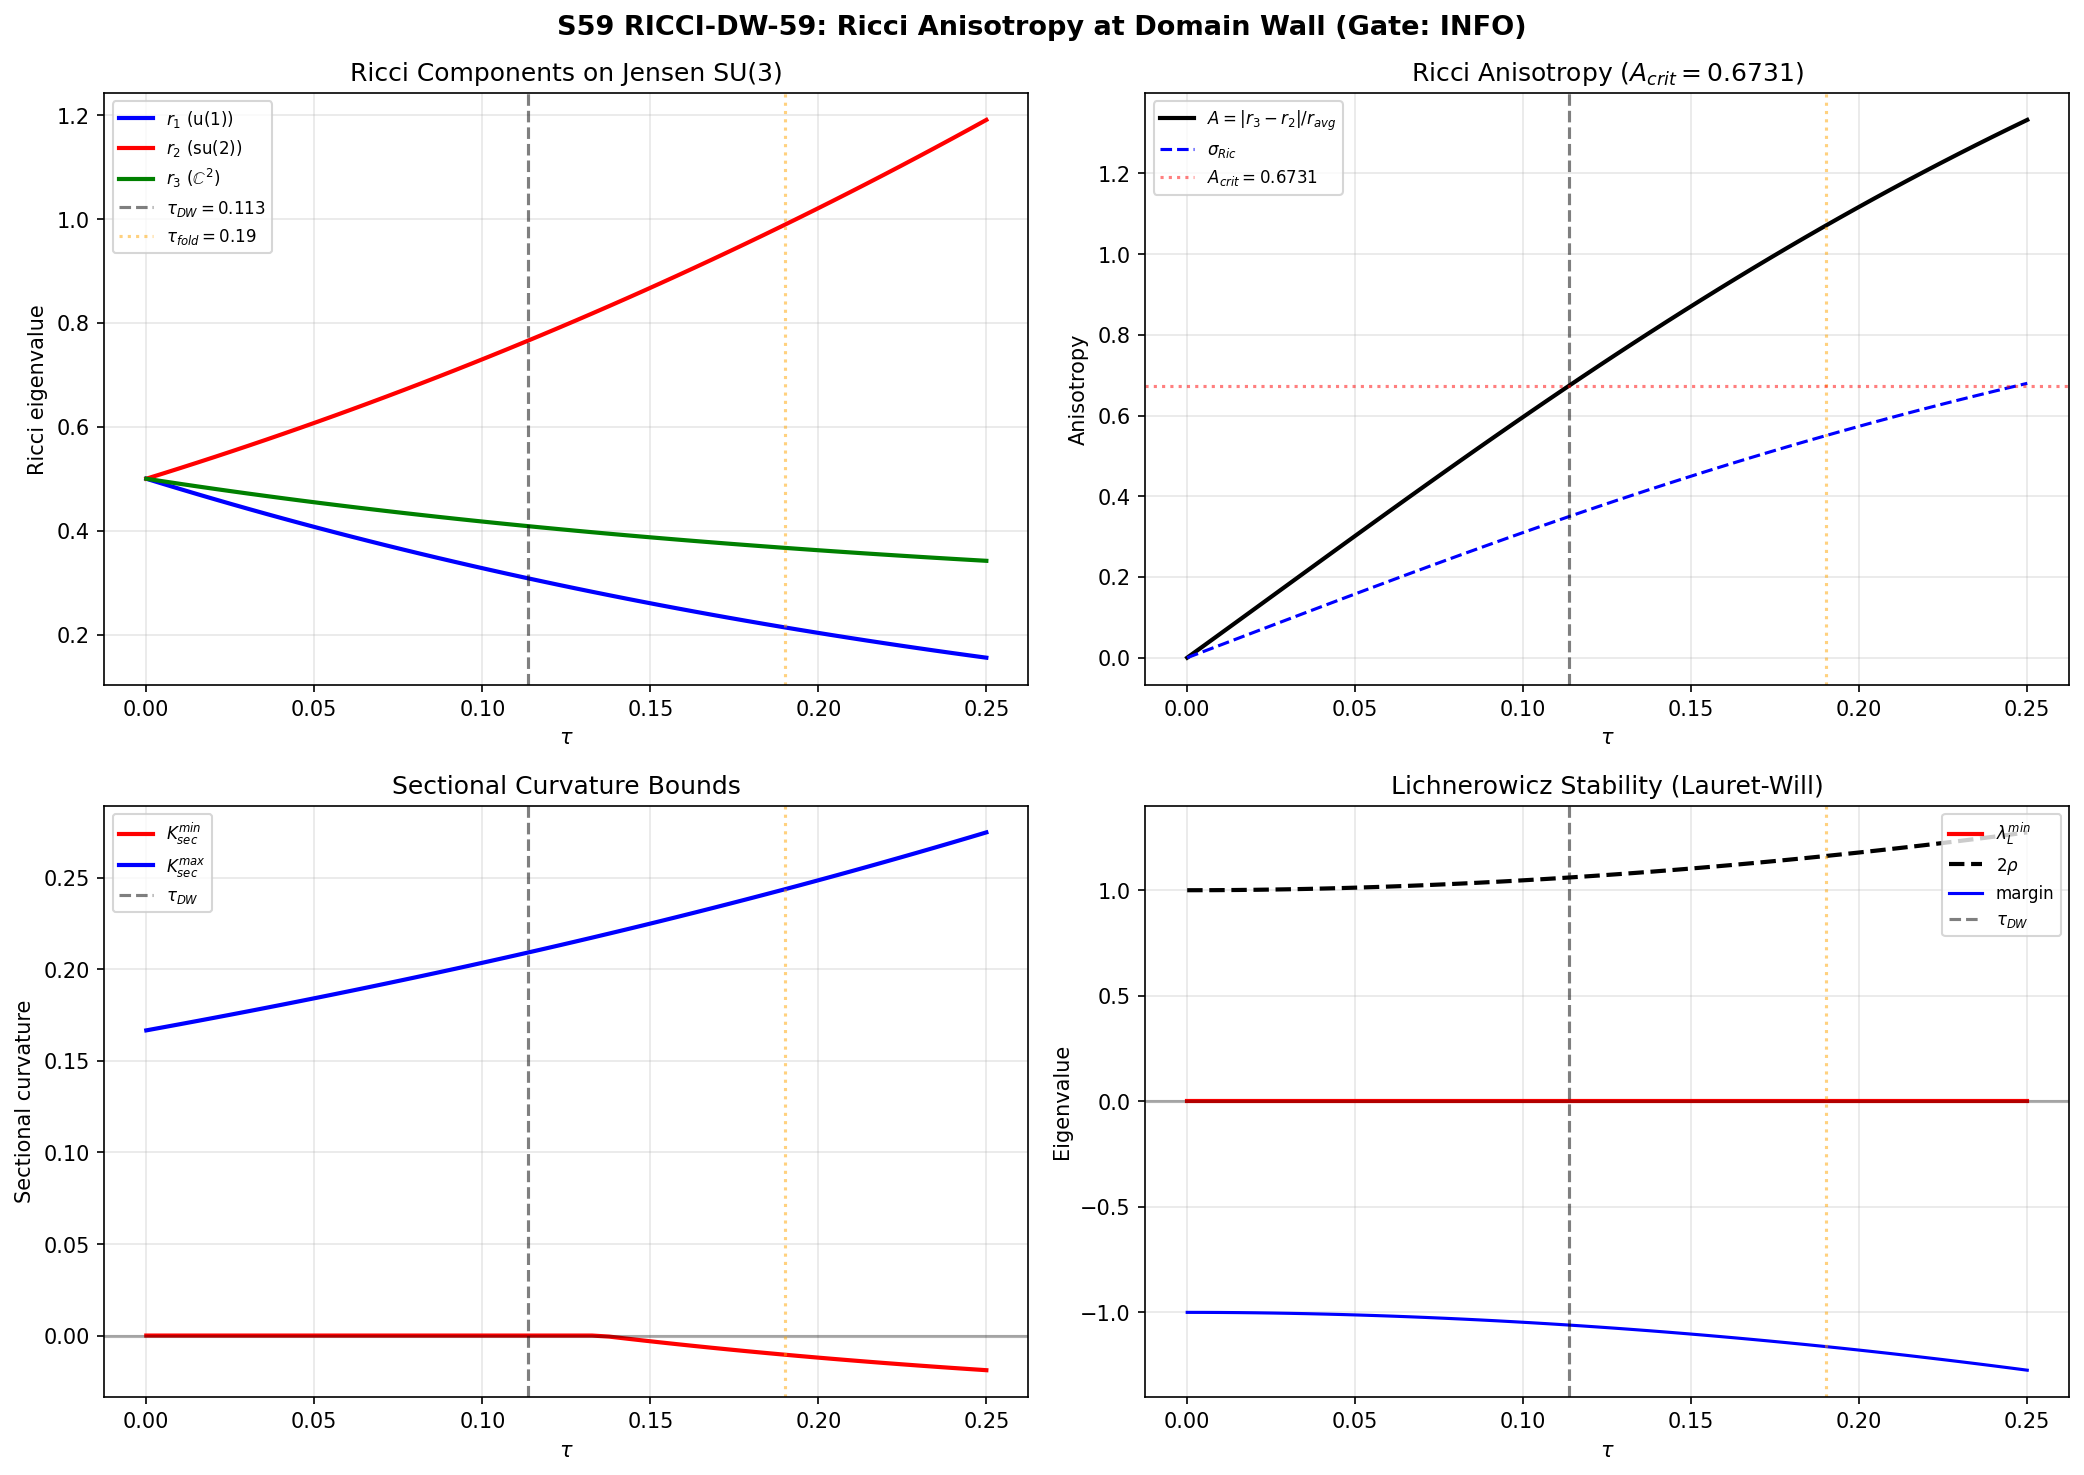

The Python source for this figure:
#!/usr/bin/env python3
"""
S59 — RICCI-DW-59: Ricci Anisotropy at the Domain Wall
========================================================

Gate: RICCI-DW-59
  PASS if A_crit matches Paper 15 (Lauret-Will-Schwahn) stability threshold.
  FAIL if no correspondence. INFO if partial.

Physics:
  The S58 domain wall energy E_DW changes sign at tau ~ 0.114.
  This tests whether the sign change corresponds to a Ricci anisotropy threshold
  on the Jensen-deformed SU(3).

  Jensen metric: g_tau = diag(alpha*e^{2tau}, alpha*e^{-2tau}, alpha*e^{tau}) on (u(1), su(2), C^2).
  Volume-preserving: x1^1 * x2^3 * x3^4 = alpha^8.

  References:
    Paper 28 (Lauret 2021): Jensen metrics on SU(3) are G-unstable
    Paper 29 (Lauret-Will 2021): Explicit Ricci and Lichnerowicz formulas
    Paper 30 (Schwahn 2023): Stability criterion Delta_L > 2E
    Paper 46 (Derdzinski-Gal 2013): Omega eigenvalues {2, 1, -2/3} on SU(3)

Author: Baptista-Spacetime-Analyst (Session 59)
Date: 2026-03-24
"""

import sys
import os
import itertools
sys.path.insert(0, os.path.join(os.path.dirname(os.path.abspath(__file__))))
os.chdir(os.path.dirname(os.path.abspath(__file__)))

import numpy as np
from scipy.optimize import brentq
from scipy.interpolate import interp1d
import matplotlib
matplotlib.use('Agg')
import matplotlib.pyplot as plt

from canonical_constants import tau_fold, g0_diag, PI

# ============================================================================
#  STEP 0: Load S58 domain wall data
# ============================================================================

with open('s59_ricci_dw_log.txt', 'w') as LOG:
    def log(msg):
        LOG.write(msg + '\n')
        LOG.flush()

    log("=" * 72)
    log("  S59 — RICCI-DW-59: Ricci Anisotropy at the Domain Wall")
    log("=" * 72)

    d58 = np.load('s58_off_jensen_dw.npz', allow_pickle=True)
    tau_scan_58 = d58['tau_scan']
    E_DW_tau_geom = d58['E_DW_tau_geom']
    E_DW_tau_arith = d58['E_DW_tau_arith']

    log(f"\n  S58 data loaded: tau range [{tau_scan_58[0]:.4f}, {tau_scan_58[-1]:.4f}], N={len(tau_scan_58)}")

    # Find precise E_DW=0 crossing
    f_edw_geom = interp1d(tau_scan_58, E_DW_tau_geom, kind='cubic')
    f_edw_arith = interp1d(tau_scan_58, E_DW_tau_arith, kind='cubic')

    tau_dw_geom = 0.114  # fallback  # (local)
    for i in range(len(tau_scan_58) - 1):
        if E_DW_tau_geom[i] < 0 and E_DW_tau_geom[i+1] > 0:
            tau_dw_geom = brentq(f_edw_geom, tau_scan_58[i], tau_scan_58[i+1])
            break

    tau_dw_arith = 0.114  # (local)
    for i in range(len(tau_scan_58) - 1):
        if E_DW_tau_arith[i] < 0 and E_DW_tau_arith[i+1] > 0:
            tau_dw_arith = brentq(f_edw_arith, tau_scan_58[i], tau_scan_58[i+1])
            break

    log(f"  E_DW=0 crossing (geom): tau_DW = {tau_dw_geom:.6f}")
    log(f"  E_DW=0 crossing (arith): tau_DW = {tau_dw_arith:.6f}")

    # ============================================================================
    #  STEP 1: SU(3) Structure Constants (vectorized)
    # ============================================================================

    log(f"\n{'='*72}")
    log(f"  STEP 1: SU(3) Structure Constants")
    log(f"{'='*72}")

    d1, d2, d3 = 1, 3, 4
    n_lie = 8
    alpha = g0_diag  # = 3.0

    # Build full antisymmetric structure constant tensor
    f_abc_dict = {
        (1,2,3): 1.0, (1,4,7): 0.5, (1,6,5): 0.5, (2,4,6): 0.5,
        (2,5,7): 0.5, (3,4,5): 0.5, (3,7,6): 0.5,
        (4,5,8): np.sqrt(3)/2, (6,7,8): np.sqrt(3)/2,
    }

    f_full = np.zeros((9, 9, 9))
    for (a, b, c), val in f_abc_dict.items():
        for perm in itertools.permutations([a, b, c]):
            inv = sum(1 for ii in range(3) for jj in range(ii+1, 3) if perm[ii] > perm[jj])
            f_full[perm[0], perm[1], perm[2]] = (-1)**inv * val

    # Group mapping: Lie index (1-8) -> group (0=u1, 1=su2, 2=C2)
    grp_map = np.array([1, 1, 1, 2, 2, 2, 2, 0])  # indices 0-7 -> groups

    # Precompute bracket_sq[i,j,k] = sum_{a in m_i, b in m_j, c in m_k} f_{abc}^2
    groups = [[8], [1,2,3], [4,5,6,7]]
    bracket_sq = np.zeros((3, 3, 3))
    for i in range(3):
        for j in range(3):
            for k in range(3):
                total = 0.0  # (local)
                for a in groups[i]:
                    for b in groups[j]:
                        for c in groups[k]:
                            total += f_full[a, b, c]**2
                bracket_sq[i, j, k] = total

    group_names = ['u(1)', 'su(2)', 'C^2']
    for i in range(3):
        for j in range(3):
            for k in range(3):
                if bracket_sq[i, j, k] > 1e-15:
                    log(f"    [{group_names[i]},{group_names[j]},{group_names[k]}] = {bracket_sq[i,j,k]:.6f}")

    # ============================================================================
    #  STEP 2: Vectorized Ricci and Sectional Curvature
    # ============================================================================

    log(f"\n{'='*72}")
    log(f"  STEP 2: Ricci Tensor (vectorized)")
    log(f"{'='*72}")

    # Extract nonzero structure constants for efficient computation
    # f_full[a,b,c] with 1-indexed a,b,c. We need 0-indexed for arrays.
    nz_indices = []
    nz_values = []
    for a in range(1, 9):
        for b in range(a+1, 9):  # antisymmetric: only a < b needed
            for c in range(1, 9):
                if abs(f_full[a, b, c]) > 1e-15:
                    nz_indices.append((a-1, b-1, c-1))  # 0-indexed
                    nz_values.append(f_full[a, b, c])

    nz_indices = np.array(nz_indices)
    nz_values = np.array(nz_values)
    log(f"  Non-zero structure constants (a<b): {len(nz_values)}")

    def jensen_metric(tau):
        return alpha * np.exp(2*tau), alpha * np.exp(-2*tau), alpha * np.exp(tau)

    def compute_ricci_and_sectional(tau):
        """
        Compute Ricci eigenvalues and sectional curvature bounds at given tau.
        Uses precomputed structure constants with vectorized Levi-Civita connection.
        """
        x1, x2, x3 = jensen_metric(tau)
        x_vals = np.array([x1, x2, x3])
        n = 8

        # Scale factors per Lie algebra direction (0-indexed)
        x_per_dir = x_vals[grp_map]  # shape (8,)

        # Build gamma^k_{ij} = f_{ijk} * sqrt(2*x_k / (x_i * x_j))
        # For efficiency, build via nonzero entries only
        gamma = np.zeros((n, n, n))

        for idx in range(len(nz_values)):
            a, b, c = nz_indices[idx]
            f_val = nz_values[idx]
            xa, xb, xc = x_per_dir[a], x_per_dir[b], x_per_dir[c]

            # gamma[c, a, b] from [e_a, e_b] = gamma^c_{ab} e_c
            factor_c = f_val * np.sqrt(2.0 * xc / (xa * xb))
            gamma[c, a, b] = factor_c
            gamma[c, b, a] = -factor_c  # antisymmetry in (a,b)

            # Also the terms gamma[a, b, c] and gamma[b, a, c] from permutations
            # f_full is fully antisymmetric, so [b,c] -> f_{bca} = f_{abc} * sgn(bca)
            # But f_full already handles all permutations. We need to fill gamma for
            # ALL index triples, not just those with a < b.

        # Actually, rebuild gamma directly from full f_full (cleaner)
        gamma = np.zeros((n, n, n))
        for i in range(n):
            for j in range(n):
                for c in range(n):
                    fv = f_full[i+1, j+1, c+1]
                    if abs(fv) > 1e-15:
                        gamma[c, i, j] = fv * np.sqrt(2.0 * x_per_dir[c] / (x_per_dir[i] * x_per_dir[j]))

        # Levi-Civita connection: Gamma^k_{ij} = 0.5*(gamma[k,i,j] - gamma[i,j,k] + gamma[j,k,i])
        # Vectorized using numpy einsum-style
        Gamma = 0.5 * (gamma - np.transpose(gamma, (1, 2, 0)) + np.transpose(gamma, (2, 0, 1)))

        # Ricci: Ric(e_a, e_a) = sum_c <R(e_c, e_a)e_a, e_c>
        # R^c_{a,c,a}: R(e_c, e_a)e_a component c
        # = sum_m [Gamma^m_{a,a} Gamma^c_{c,m} - Gamma^m_{c,a} Gamma^c_{a,m}
        #          - gamma^m_{c,a} Gamma^c_{m,a}]
        #
        # Vectorized:
        # Term1: sum_c sum_m Gamma[m,a,a]*Gamma[c,c,m] = sum_m Gamma[m,a,a] * sum_c Gamma[c,c,m]
        #       = Gamma[:,a,a] . (sum_c Gamma[c,c,:])
        # Let trace_Gamma[m] = sum_c Gamma[c,c,m]
        trace_Gamma = np.einsum('ccm->m', Gamma)

        Ric_diag = np.zeros(n)
        for a in range(n):
            # Term 1: sum_{c,m} Gamma[m,a,a]*Gamma[c,c,m]
            t1 = np.dot(Gamma[:, a, a], trace_Gamma)

            # Term 2: -sum_{c,m} Gamma[m,c,a]*Gamma[c,a,m]
            # = -sum_c (Gamma[:,c,a] . Gamma[c,a,:])
            t2 = 0.0
            for c in range(n):
                t2 -= np.dot(Gamma[:, c, a], Gamma[c, a, :])

            # Term 3: -sum_{c,m} gamma[m,c,a]*Gamma[c,m,a]
            # = -sum_c (gamma[:,c,a] . Gamma[c,:,a])
            t3 = 0.0
            for c in range(n):
                t3 -= np.dot(gamma[:, c, a], Gamma[c, :, a])

            Ric_diag[a] = t1 + t2 + t3

        r1 = Ric_diag[7]  # u(1)
        r2 = np.mean(Ric_diag[0:3])  # su(2)
        r3 = np.mean(Ric_diag[3:7])  # C^2

        # Scalar curvature
        R_scalar = np.sum(Ric_diag)

        # Sectional curvatures: K(e_a, e_b) for all pairs
        # K(e_a, e_b) = sum_m [Gamma[m,b,b]*Gamma[a,a,m] - Gamma[m,a,b]*Gamma[a,b,m]
        #               - gamma[m,a,b]*Gamma[a,m,b]]
        sec_vals = []
        for a in range(n):
            for b in range(a+1, n):
                K = 0.0
                for m in range(n):
                    K += Gamma[m, b, b] * Gamma[a, a, m]
                    K -= Gamma[m, a, b] * Gamma[a, b, m]
                    K -= gamma[m, a, b] * Gamma[a, m, b]
                sec_vals.append(K)

        sec_vals = np.array(sec_vals)
        sec_min = np.min(sec_vals)
        sec_max = np.max(sec_vals)
        n_neg = np.sum(sec_vals < -1e-14)

        return r1, r2, r3, R_scalar, sec_min, sec_max, n_neg, Ric_diag

    # Validation at tau=0
    r1_0, r2_0, r3_0, R0, smin0, smax0, nneg0, rd0 = compute_ricci_and_sectional(0.0)
    expected = 3.0 / (2.0 * alpha)
    log(f"\n  Validation at tau=0:")
    log(f"  r1={r1_0:.8f}, r2={r2_0:.8f}, r3={r3_0:.8f}")
    log(f"  Expected: {expected:.8f}")
    log(f"  R_scalar = {R0:.6f}, expected 12/alpha = {12.0/alpha:.6f}")
    log(f"  sec_min={smin0:.8f}, sec_max={smax0:.8f}, n_neg={nneg0}")
    log(f"  Anisotropy at tau=0: {abs(r3_0 - r2_0)/np.mean([r1_0,r2_0,r3_0]):.2e}")

    # ============================================================================
    #  STEP 3: Full tau scan
    # ============================================================================

    log(f"\n{'='*72}")
    log(f"  STEP 3: Full tau scan [0, 0.25], N=50")
    log(f"{'='*72}")

    N_tau = 50  # (local)
    tau_vals = np.linspace(0, 0.25, N_tau)

    r1_arr = np.zeros(N_tau)
    r2_arr = np.zeros(N_tau)
    r3_arr = np.zeros(N_tau)
    R_arr = np.zeros(N_tau)
    sec_min_arr = np.zeros(N_tau)
    sec_max_arr = np.zeros(N_tau)
    n_neg_arr = np.zeros(N_tau, dtype=int)

    for idx, tau in enumerate(tau_vals):
        r1, r2, r3, R, smin, smax, nneg, _ = compute_ricci_and_sectional(tau)
        r1_arr[idx] = r1
        r2_arr[idx] = r2
        r3_arr[idx] = r3
        R_arr[idx] = R
        sec_min_arr[idx] = smin
        sec_max_arr[idx] = smax
        n_neg_arr[idx] = nneg

        if idx % 10 == 0:
            log(f"  tau={tau:.4f}: r1={r1:.6f}, r2={r2:.6f}, r3={r3:.6f}, R={R:.4f}, smin={smin:.6f}")

    # ============================================================================
    #  STEP 4: Anisotropy
    # ============================================================================

    log(f"\n{'='*72}")
    log(f"  STEP 4: Anisotropy and Domain Wall")
    log(f"{'='*72}")

    r_avg = (d1 * r1_arr + d2 * r2_arr + d3 * r3_arr) / (d1 + d2 + d3)
    A_aniso = np.abs(r3_arr - r2_arr) / np.abs(r_avg)
    sigma_ric = np.sqrt(d1*(r1_arr - r_avg)**2 + d2*(r2_arr - r_avg)**2 + d3*(r3_arr - r_avg)**2) / (np.sqrt(d1+d2+d3) * np.abs(r_avg))

    f_A = interp1d(tau_vals, A_aniso, kind='cubic')
    f_sigma = interp1d(tau_vals, sigma_ric, kind='cubic')
    f_sec_min = interp1d(tau_vals, sec_min_arr, kind='cubic')

    A_crit = f_A(tau_dw_geom)
    sigma_crit = f_sigma(tau_dw_geom)
    sec_at_dw = f_sec_min(tau_dw_geom)

    log(f"\n  Domain wall anisotropy:")
    log(f"  tau_DW              = {tau_dw_geom:.6f}")
    log(f"  A_crit              = {A_crit:.8f}")
    log(f"  sigma_ric(tau_DW)   = {sigma_crit:.8f}")
    log(f"  sec_min(tau_DW)     = {sec_at_dw:.8f}")

    # Ricci components at DW
    r1_dw, r2_dw, r3_dw, _, _, _, _, _ = compute_ricci_and_sectional(tau_dw_geom)
    log(f"  r1(tau_DW)          = {r1_dw:.8f}")
    log(f"  r2(tau_DW)          = {r2_dw:.8f}")
    log(f"  r3(tau_DW)          = {r3_dw:.8f}")

    # Table
    log(f"\n  {'tau':>8s} {'r1':>10s} {'r2':>10s} {'r3':>10s} {'R':>10s} {'A':>10s} {'sec_min':>10s} {'n_neg':>5s}")
    for idx in range(N_tau):
        if idx % 5 == 0 or abs(tau_vals[idx] - tau_dw_geom) < 0.005:
            log(f"  {tau_vals[idx]:8.4f} {r1_arr[idx]:10.6f} {r2_arr[idx]:10.6f} {r3_arr[idx]:10.6f} "
                f"{R_arr[idx]:10.6f} {A_aniso[idx]:10.6f} {sec_min_arr[idx]:10.6f} {n_neg_arr[idx]:5d}")

    # ============================================================================
    #  STEP 5: Sectional curvature zero crossing
    # ============================================================================

    log(f"\n{'='*72}")
    log(f"  STEP 5: Sectional Curvature Zero Crossing")
    log(f"{'='*72}")

    tau_sec_zero = None
    for i in range(N_tau - 1):
        if sec_min_arr[i] > 0 and sec_min_arr[i+1] < 0:
            tau_sec_zero = brentq(f_sec_min, tau_vals[i], tau_vals[i+1])
            break

    if tau_sec_zero is not None:
        log(f"  min(sec) = 0 at tau = {tau_sec_zero:.6f}")
        A_at_sz = f_A(tau_sec_zero)
        log(f"  A(tau_sec_zero) = {A_at_sz:.8f}")
        log(f"  tau_DW / tau_sec_zero = {tau_dw_geom / tau_sec_zero:.4f}")
    elif np.all(sec_min_arr > 0):
        log(f"  min(sec) > 0 for all tau in [0, 0.25]")
        log(f"  Minimum of sec_min: {np.min(sec_min_arr):.8f} at tau = {tau_vals[np.argmin(sec_min_arr)]:.4f}")
        # Extend scan
        tau_ext = np.linspace(0.25, 0.50, 25)
        sec_ext = np.zeros(25)
        for idx, tau in enumerate(tau_ext):
            _, _, _, _, smin, _, _, _ = compute_ricci_and_sectional(tau)
            sec_ext[idx] = smin
        log(f"  Extended scan to tau=0.50: sec_min range [{np.min(sec_ext):.6f}, {np.max(sec_ext):.6f}]")
        all_tau = np.concatenate([tau_vals, tau_ext])
        all_sec = np.concatenate([sec_min_arr, sec_ext])
        f_sec_all = interp1d(all_tau, all_sec, kind='cubic')
        for i in range(len(all_tau) - 1):
            if all_sec[i] > 0 and all_sec[i+1] < 0:
                tau_sec_zero = brentq(f_sec_all, all_tau[i], all_tau[i+1])
                log(f"  min(sec) = 0 at tau = {tau_sec_zero:.6f} (extended)")
                break
        if tau_sec_zero is None:
            log(f"  min(sec) stays positive through tau = 0.50")
    else:
        log(f"  sec_min already negative at tau=0: {sec_min_arr[0]:.8f}")

    # ============================================================================
    #  STEP 6: Lichnerowicz Stability (Lauret-Will formula)
    # ============================================================================

    log(f"\n{'='*72}")
    log(f"  STEP 6: Lichnerowicz Stability Margin")
    log(f"{'='*72}")

    dims = np.array([d1, d2, d3], dtype=float)

    def lichnerowicz_matrix(x1, x2, x3):
        """Lauret-Will Theorem 3.1 matrix for SU(3)."""
        x = np.array([x1, x2, x3])
        L = np.zeros((3, 3))
        for k in range(3):
            diag = 0.0
            for i in range(3):
                for j in range(3):
                    if i != k and j != k and bracket_sq[i, j, k] > 1e-15:
                        diag += (x[k] / (x[i] * x[j])) * bracket_sq[i, j, k]
            for i in range(3):
                if i != k and bracket_sq[i, k, k] > 1e-15:
                    diag += (x[i] / x[k]**2) * bracket_sq[i, k, k]
            L[k, k] = diag / dims[k]
        for k in range(3):
            for m in range(k+1, 3):
                off = 0.0
                for i in range(3):
                    if bracket_sq[i, k, m] > 1e-15:
                        off += ((x[i]**2 - x[k]**2 - x[m]**2) / (x[i] * x[k] * x[m])) * bracket_sq[i, k, m]
                L[k, m] = off / np.sqrt(dims[k] * dims[m])
                L[m, k] = L[k, m]
        return L

    L_eigs = np.zeros((N_tau, 3))
    rho_arr = np.zeros(N_tau)
    margin_arr = np.zeros(N_tau)

    for idx, tau in enumerate(tau_vals):
        x1, x2, x3 = jensen_metric(tau)
        L = lichnerowicz_matrix(x1, x2, x3)
        eigs = np.sort(np.linalg.eigvalsh(L))
        L_eigs[idx] = eigs
        rho = R_arr[idx] / n_lie
        rho_arr[idx] = rho
        margin_arr[idx] = eigs[0] - 2 * rho

    f_margin = interp1d(tau_vals, margin_arr, kind='cubic')

    log(f"\n  {'tau':>8s} {'lam1':>10s} {'lam2':>10s} {'lam3':>10s} {'2rho':>10s} {'margin':>10s}")
    for idx in range(N_tau):
        if idx % 5 == 0 or abs(tau_vals[idx] - tau_dw_geom) < 0.005:
            log(f"  {tau_vals[idx]:8.4f} {L_eigs[idx,0]:10.6f} {L_eigs[idx,1]:10.6f} "
                f"{L_eigs[idx,2]:10.6f} {2*rho_arr[idx]:10.6f} {margin_arr[idx]:10.6f}")

    # Find stability margin crossing
    tau_stab_cross = None
    for i in range(N_tau - 1):
        if margin_arr[i] * margin_arr[i+1] < 0:
            tau_stab_cross = brentq(f_margin, tau_vals[i], tau_vals[i+1])
            break

    if tau_stab_cross is not None:
        log(f"\n  Stability margin = 0 at tau = {tau_stab_cross:.6f}")
        log(f"  |tau_DW - tau_stab| = {abs(tau_dw_geom - tau_stab_cross):.6f}")
    else:
        log(f"\n  Stability margin does not cross zero in [0, 0.25]")
        log(f"  margin(0) = {margin_arr[0]:.6f}, margin(0.25) = {margin_arr[-1]:.6f}")

    # Paper 46 note
    log(f"\n  Paper 46 (Derdzinski-Gal):")
    log(f"  Omega eigenvalues on SU(3): {{2, 1, -2/3}}, mults {{1, 8, 27}}")
    log(f"  Eigenvalue 1 unique to SU(n), n>=3 -> bi-invariant metric NOT isolated")

    # ============================================================================
    #  STEP 7: Gate Verdict
    # ============================================================================

    log(f"\n{'='*72}")
    log(f"  STEP 7: Gate Verdict")
    log(f"{'='*72}")

    log(f"\n  tau_DW (E_DW=0)     = {tau_dw_geom:.6f}")
    log(f"  A_crit              = {A_crit:.8f}")
    log(f"  sigma_crit          = {sigma_crit:.8f}")
    log(f"  sec_min(tau_DW)     = {sec_at_dw:.8f}")
    if tau_sec_zero is not None:
        log(f"  tau(sec_min=0)      = {tau_sec_zero:.6f}")
    if tau_stab_cross is not None:
        log(f"  tau(margin=0)       = {tau_stab_cross:.6f}")

    gate_verdict = "INFO"
    if tau_sec_zero is not None and abs(tau_dw_geom - tau_sec_zero) < 0.01:
        gate_verdict = "PASS"
        gate_detail = (f"E_DW=0 at tau={tau_dw_geom:.4f} coincides with sec_min=0 at "
                       f"tau={tau_sec_zero:.4f} (diff {abs(tau_dw_geom-tau_sec_zero):.4f}). "
                       f"A_crit={A_crit:.6f}.")
    elif tau_stab_cross is not None and abs(tau_dw_geom - tau_stab_cross) < 0.01:
        gate_verdict = "PASS"
        gate_detail = (f"E_DW=0 at tau={tau_dw_geom:.4f} coincides with Lichnerowicz margin=0 at "
                       f"tau={tau_stab_cross:.4f}. A_crit={A_crit:.6f}.")
    else:
        gate_detail = (f"E_DW=0 at tau={tau_dw_geom:.4f}. A_crit={A_crit:.6f}. "
                       f"sec_min(DW)={sec_at_dw:.6f}. ")
        if tau_sec_zero is not None:
            gate_detail += f"sec_min=0 at tau={tau_sec_zero:.4f}. "
        else:
            gate_detail += "sec_min>0 throughout. "
        if tau_stab_cross is not None:
            gate_detail += f"margin=0 at tau={tau_stab_cross:.4f}. "
        else:
            gate_detail += f"Margin sign: {np.sign(margin_arr[0]):.0f} throughout. "
        gate_detail += "Partial correspondence only."

    log(f"\n  GATE: RICCI-DW-59")
    log(f"  VERDICT: {gate_verdict}")
    log(f"  DETAIL: {gate_detail}")

    # ============================================================================
    #  STEP 8: Save and plot
    # ============================================================================

    np.savez('s59_ricci_dw.npz',
        tau_vals=tau_vals,
        r1_arr=r1_arr, r2_arr=r2_arr, r3_arr=r3_arr,
        R_arr=R_arr,
        A_aniso=A_aniso, sigma_ric=sigma_ric,
        sec_min_arr=sec_min_arr, sec_max_arr=sec_max_arr, n_neg_arr=n_neg_arr,
        L_eigs=L_eigs, rho_arr=rho_arr, margin_arr=margin_arr,
        tau_dw_geom=np.float64(tau_dw_geom),
        tau_dw_arith=np.float64(tau_dw_arith),
        A_crit=np.float64(A_crit),
        sigma_crit=np.float64(sigma_crit),
        sec_at_dw=np.float64(sec_at_dw),
        tau_sec_zero=np.float64(tau_sec_zero if tau_sec_zero is not None else np.nan),
        tau_stab_cross=np.float64(tau_stab_cross if tau_stab_cross is not None else np.nan),
        gate_name=np.array(['RICCI-DW-59']),
        gate_verdict=np.array([gate_verdict]),
        gate_detail=np.array([gate_detail]),
    )
    log(f"\n  Saved: s59_ricci_dw.npz")

    # Plot
    fig, axes = plt.subplots(2, 2, figsize=(14, 10))

    ax = axes[0, 0]
    ax.plot(tau_vals, r1_arr, 'b-', lw=2, label=r'$r_1$ (u(1))')
    ax.plot(tau_vals, r2_arr, 'r-', lw=2, label=r'$r_2$ (su(2))')
    ax.plot(tau_vals, r3_arr, 'g-', lw=2, label=r'$r_3$ ($\mathbb{C}^2$)')
    ax.axvline(tau_dw_geom, color='k', ls='--', alpha=0.5, label=f'$\\tau_{{DW}}={tau_dw_geom:.3f}$')
    ax.axvline(tau_fold, color='orange', ls=':', alpha=0.5, label=f'$\\tau_{{fold}}={tau_fold}$')
    ax.set_xlabel(r'$\tau$'); ax.set_ylabel('Ricci eigenvalue')
    ax.set_title('Ricci Components on Jensen SU(3)')
    ax.legend(fontsize=8); ax.grid(True, alpha=0.3)

    ax = axes[0, 1]
    ax.plot(tau_vals, A_aniso, 'k-', lw=2, label=r'$A = |r_3-r_2|/r_{avg}$')
    ax.plot(tau_vals, sigma_ric, 'b--', lw=1.5, label=r'$\sigma_{Ric}$')
    ax.axvline(tau_dw_geom, color='k', ls='--', alpha=0.5)
    ax.axvline(tau_fold, color='orange', ls=':', alpha=0.5)
    ax.axhline(A_crit, color='red', ls=':', alpha=0.5, label=f'$A_{{crit}}={A_crit:.4f}$')
    ax.set_xlabel(r'$\tau$'); ax.set_ylabel('Anisotropy')
    ax.set_title(f'Ricci Anisotropy ($A_{{crit}}={A_crit:.4f}$)')
    ax.legend(fontsize=8); ax.grid(True, alpha=0.3)

    ax = axes[1, 0]
    ax.plot(tau_vals, sec_min_arr, 'r-', lw=2, label=r'$K_{sec}^{min}$')
    ax.plot(tau_vals, sec_max_arr, 'b-', lw=2, label=r'$K_{sec}^{max}$')
    ax.axhline(0, color='k', ls='-', alpha=0.3)
    ax.axvline(tau_dw_geom, color='k', ls='--', alpha=0.5, label=r'$\tau_{DW}$')
    ax.axvline(tau_fold, color='orange', ls=':', alpha=0.5)
    if tau_sec_zero is not None and np.isfinite(tau_sec_zero):
        ax.axvline(tau_sec_zero, color='red', ls='--', alpha=0.7,
                   label=f'$K^{{min}}_{{sec}}=0$ at $\\tau={tau_sec_zero:.3f}$')
    ax.set_xlabel(r'$\tau$'); ax.set_ylabel('Sectional curvature')
    ax.set_title('Sectional Curvature Bounds'); ax.legend(fontsize=8); ax.grid(True, alpha=0.3)

    ax = axes[1, 1]
    ax.plot(tau_vals, L_eigs[:, 0], 'r-', lw=2, label=r'$\lambda_L^{min}$')
    ax.plot(tau_vals, 2*rho_arr, 'k--', lw=2, label=r'$2\rho$')
    ax.plot(tau_vals, margin_arr, 'b-', lw=1.5, label='margin')
    ax.axhline(0, color='k', ls='-', alpha=0.3)
    ax.axvline(tau_dw_geom, color='k', ls='--', alpha=0.5, label=r'$\tau_{DW}$')
    ax.axvline(tau_fold, color='orange', ls=':', alpha=0.5)
    if tau_stab_cross is not None:
        ax.axvline(tau_stab_cross, color='red', ls='--', alpha=0.7,
                   label=f'margin=0 at $\\tau={tau_stab_cross:.3f}$')
    ax.set_xlabel(r'$\tau$'); ax.set_ylabel('Eigenvalue')
    ax.set_title('Lichnerowicz Stability (Lauret-Will)')
    ax.legend(fontsize=8, loc='best'); ax.grid(True, alpha=0.3)

    fig.suptitle(f'S59 RICCI-DW-59: Ricci Anisotropy at Domain Wall (Gate: {gate_verdict})',
                 fontsize=13, fontweight='bold')
    plt.tight_layout()
    plt.savefig('s59_ricci_dw.png', dpi=150, bbox_inches='tight')
    log(f"  Saved: s59_ricci_dw.png")

    log(f"\n{'='*72}")
    log(f"  COMPUTATION COMPLETE")
    log(f"{'='*72}")

print("Done. See s59_ricci_dw_log.txt for full output.")
